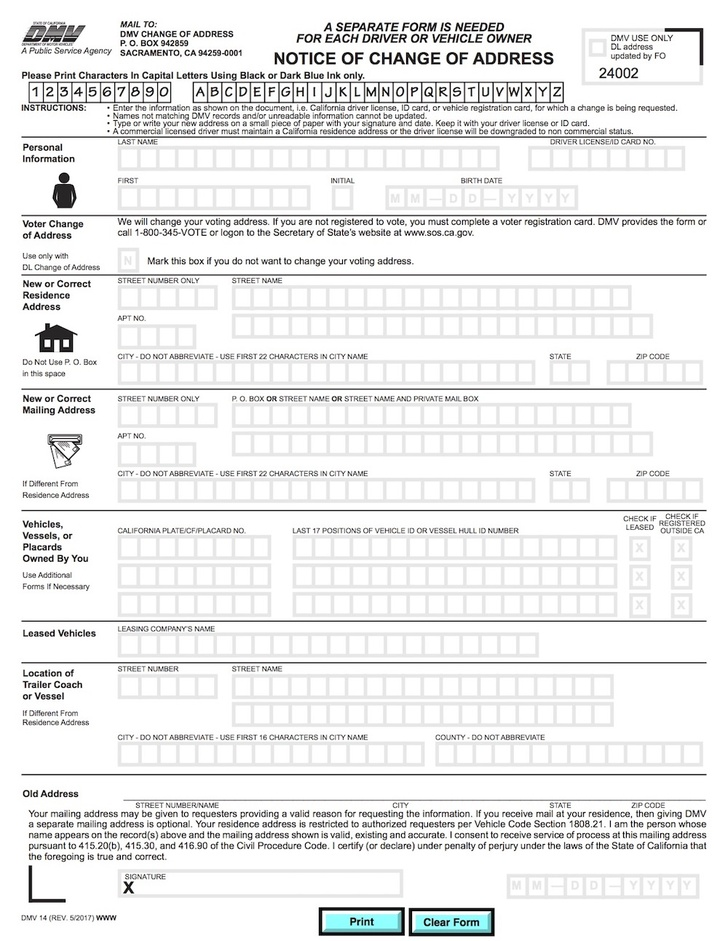
#> input picture form.jpg, 728 x 941 px, shrunk from 1000 x 1293 before the run
$ python imageallign.py
#> lines starting #> are read from the running program, lines starting #| are printed output that depends on the picture
import cv2 as cv
import numpy as np
#images to be in grayscale
img1 = cv.imread("form.jpg")
#> img1 is the input picture: shape (941, 728, 3); mean B, G, R 237.2, 237.3, 237
img2 = cv.imread("scanned-form.jpg")
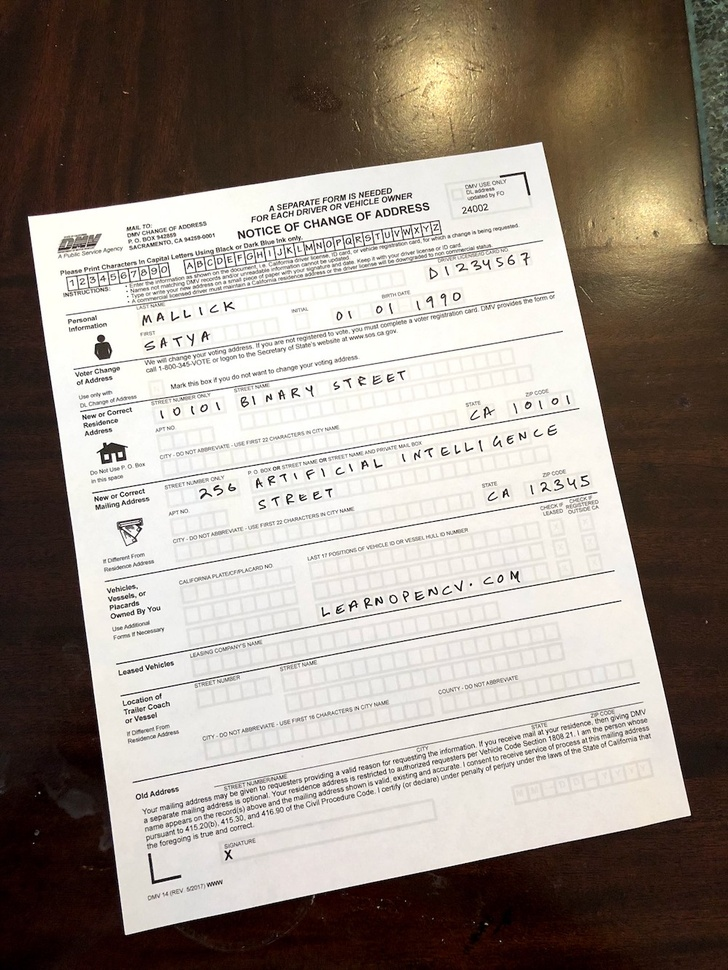
#> input picture scanned-form.jpg, 728 x 970 px, shrunk from 1000 x 1333 before the run
#> img2 is the input picture: shape (970, 728, 3); mean B, G, R 135.9, 144.8, 154.5

img1 = cv.cvtColor(img1, cv.COLOR_BGR2RGB)
img2 = cv.cvtColor(img2, cv.COLOR_BGR2RGB)

im1_gray = cv.cvtColor(img1 , cv.COLOR_BGR2GRAY)
im2_gray = cv.cvtColor(img2 , cv.COLOR_BGR2GRAY)
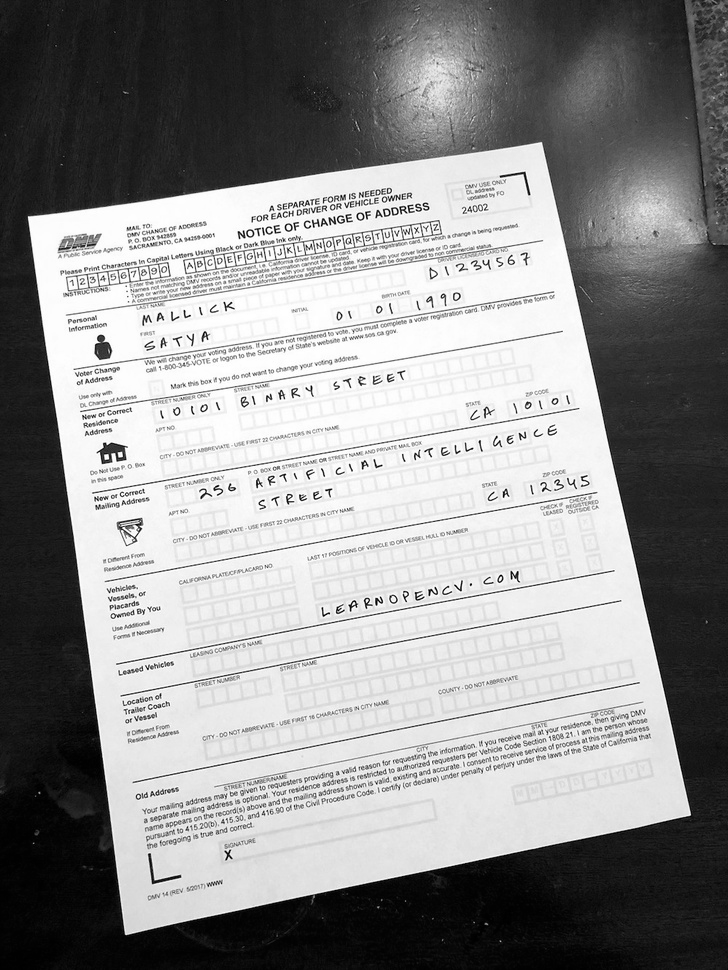
#> im2_gray: shape (970, 728); min 0, max 255, mean 143.3

# create ORB detector
orb = cv.ORB_create(500)
#detect keypoints and compute descriptors
keypoint1 , descriptor1 = orb.detectAndCompute(im1_gray, None)
#> keypoint1 = 500 keypoints; strongest (x, y, size): (360, 58, 31), (356, 53, 31), (292, 56, 37.2), (378, 61, 31)
keypoint2, descriptor2 = orb.detectAndCompute(im2_gray,None)
#> keypoint2 = 500 keypoints; strongest (x, y, size): (429, 590, 31), (582, 477, 31), (353, 601, 31), (285, 226, 31)
#display the keypoints
img1_disp = cv.drawKeypoints(img1, keypoint1, outImage=None, color=(0,255,0), flags= cv.DRAW_MATCHES_FLAGS_DRAW_RICH_KEYPOINTS)
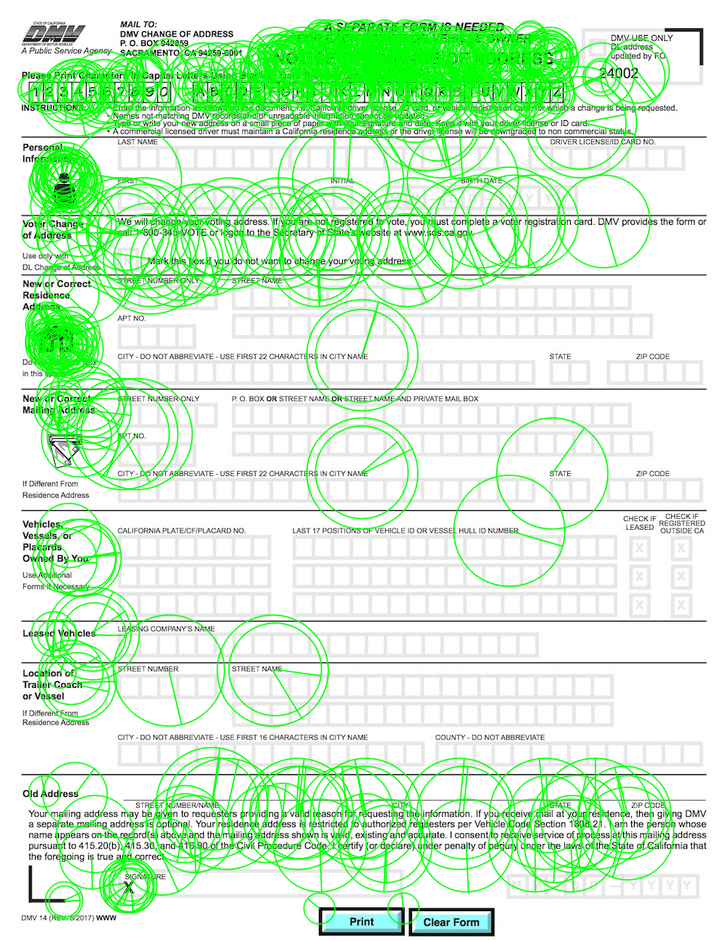
#> img1_disp: shape (941, 728, 3); mean R, G, B 209.2, 241.4, 209.5
img2_disp = cv.drawKeypoints(img2, keypoint2, outImage=None, color=(0,255,0), flags= cv.DRAW_MATCHES_FLAGS_DRAW_RICH_KEYPOINTS)
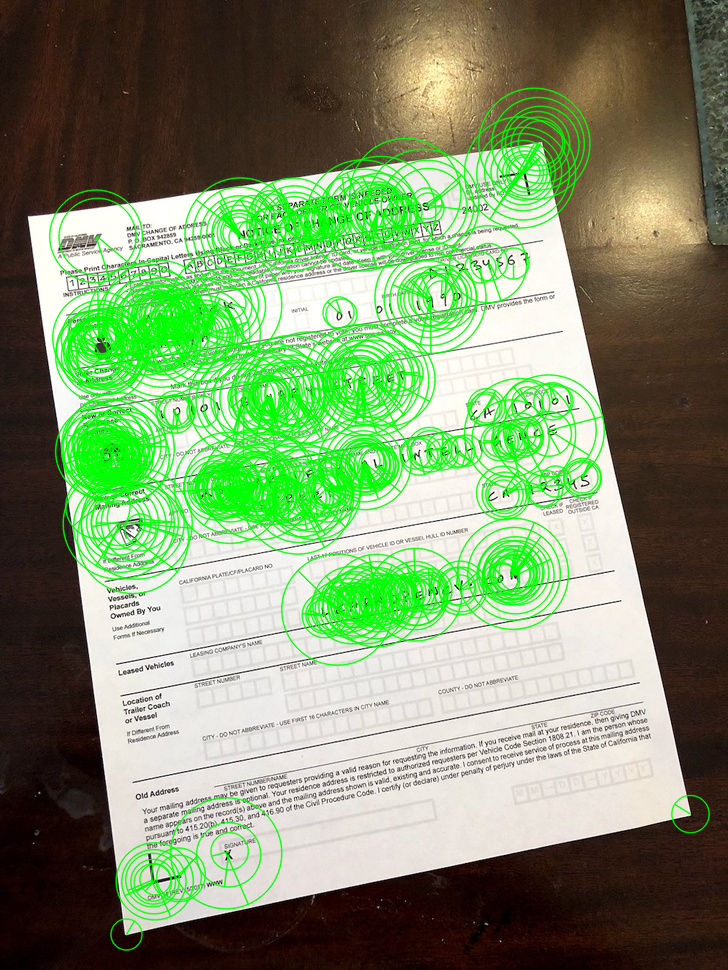
#> img2_disp: shape (970, 728, 3); mean R, G, B 126.9, 148.7, 109.2

#step3: match keypoints in the two image
#match features
matcher = cv.DescriptorMatcher_create(cv.DESCRIPTOR_MATCHER_BRUTEFORCE_HAMMING)
# convert it into list for sorting and match
matches =list(matcher.match(descriptor1,descriptor2))
#> matches = 500 matches
# sort matches
matches.sort(key=lambda x: x.distance, reverse=False)
#remove not so good matches
numGoodMatches = int(len(matches)*0.1)
#> numGoodMatches = 50
matches =matches[:numGoodMatches]
#> matches = 50 matches
#draw the top matches
img_matches = cv.drawMatches(img1 ,keypoints1= keypoint1,img2= img2 , keypoints2=keypoint2 , matches1to2=matches , outImg= None)
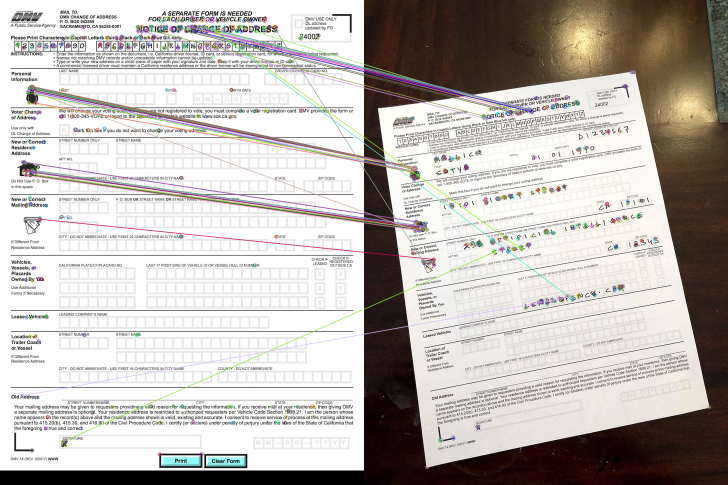
#> img_matches: shape (970, 1456, 3) (shown at 1/2 size); mean R, G, B 190.1, 185, 180.6

#step 4: find Homography
# Extract location of good matches
points1 = np.zeros((len(matches), 2), dtype=np.float32)
#> points1 = 50 pairs, first value 0 to 0, second value 0 to 0
points2 = np.zeros((len(matches), 2), dtype=np.float32)
#> points2 = 50 pairs, first value 0 to 0, second value 0 to 0

for i, match in enumerate(matches):
    points1[i, :] = keypoint1[match.queryIdx].pt
    points2[i, :] = keypoint2[match.trainIdx].pt
#> this loop made 50 passes
#> after the loop, points1 = 50 pairs, first value 44 to 551.5, second value 53.28 to 882.7; points2 = 50 pairs, first value 96 to 414.7, second value 218 to 597.2

# Find homography
h, mask = cv.findHomography(points2, points1, cv.RANSAC)
#> h = [[1.34, -0.203, -2.62], [0.189, 1.4, -316.5], [-0.000126, 3.52e-05, 1]]; mask = 50 values, max 1 at index 0, min 0 at index 13, mean 0.66
print(h)
#| [[ 1.33623185e+00 -2.02580479e-01 -2.62006459e+00]
#|  [ 1.88819044e-01  1.40305311e+00 -3.16525266e+02]
#|  [-1.26399846e-04  3.51582525e-05  1.00000000e+00]]

#step5:
height, width , channel = img1.shape
#> height = 941; width = 728; channel = 3
#now wrapping on img_scan
output = cv.warpPerspective(img2, h , (width , height))
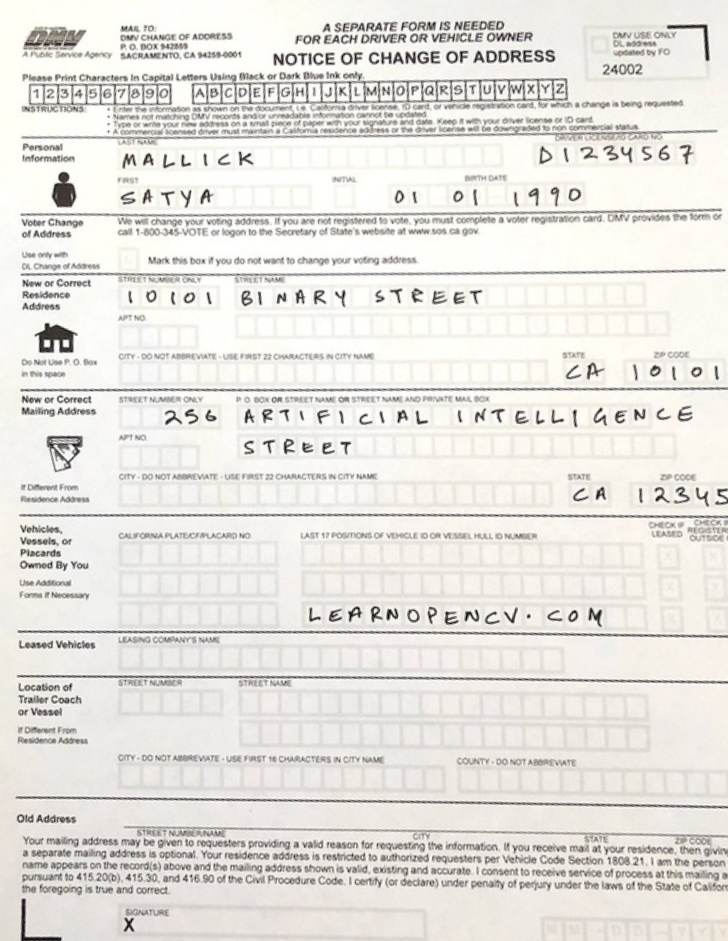
#> output: shape (941, 728, 3); mean R, G, B 230, 227.4, 222.6

cv.namedWindow("window", cv.WINDOW_NORMAL)
out= np.hstack((output,img1))
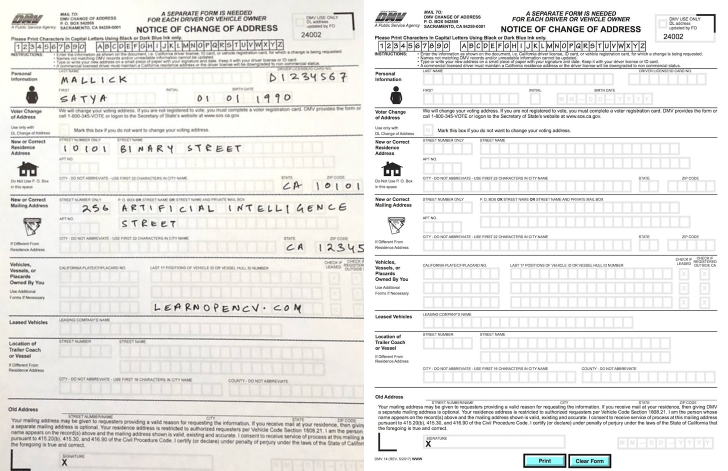
#> out: shape (941, 1456, 3) (shown at 1/2 size); mean R, G, B 233.5, 232.4, 229.9
cv.imshow("window", out)
cv.waitKey(0)
cv.destroyAllWindows()
